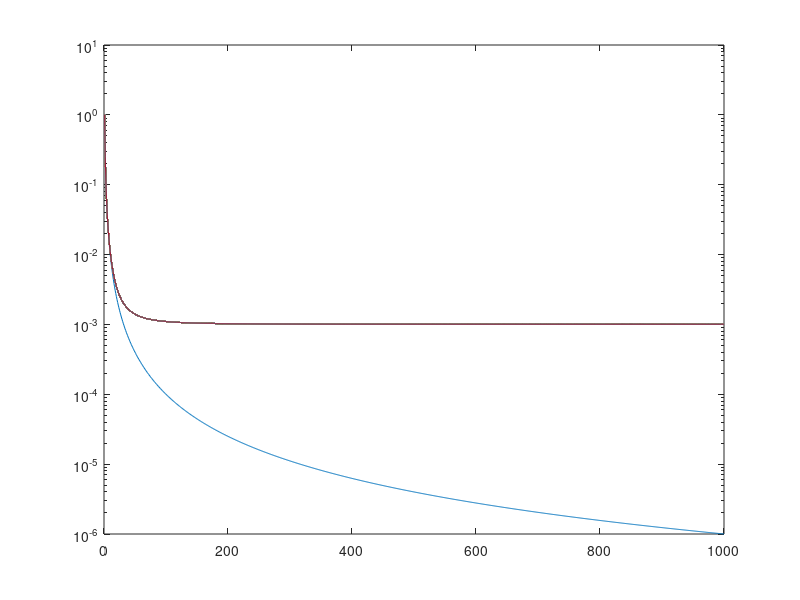

Write the MATLAB code that produced this figure. (Note: this script raises an error after producing the figure.)
clear all
close all
warning off

T = 1; dl = 20; s = 10;

decadimento=1;

switch decadimento
    case 0
        n = 1000;
        Q = randn(n,n); [Q,~] = qr(Q);
        g = linspace(1,n,n)';
        mi = 1e-2;
        G = diag((-g+g(n,1)+1)./g(n,1));
        A = Q*G*Q';
        figure(1)
        semilogy(diag(G))
        hold on 
        semilogy(diag(G)+mi*ones(n))

    case 1
        n = 1000;
        Q = randn(n,n); [Q,~] = qr(Q);
        g = linspace(1,n,n)';
        mi = 1e-3;
        G = diag(1./(g).^2);
        A = Q*G*Q';
        figure(1)
        semilogy(diag(G))
        hold on 
        semilogy(diag(G)+mi*ones(n))

    case 2
        n = 1000;
        Q = randn(n,n); [Q,~] = qr(Q);
        g = linspace(1,n,n)';
        mi = 1e-2;
        G = diag(1./sqrt(g));
        A = Q*G*Q';
        figure(1)
        semilogy(diag(G))
        hold on 
        semilogy(diag(G)+mi*ones(n))

    case 3
        n = 1000;
        Q = randn(n,n); [Q,~] = qr(Q);
        g = linspace(1,n,n)';
        mi = 1e-3;
        G = diag(exp(-g));
        A = Q*G*Q';
        figure(1)
        semilogy(diag(G))
        hold on 
        semilogy(diag(G)+mi*ones(n))

    case 4
        n = 1000;
        mi = 1e-4;
        kernel = @(x,y) ((norm(x)/n)^10 + (norm(y)/n)^10)^(0.1);
        data_matrix = orth(randn(n,n))*diag(1:n);
        A = build_kernel_matrix(data_matrix,kernel);
        [Q,G] = svd(A);
        G=diag(diag(G));
        A = Q*G*Q';
        figure(1)
        semilogy(diag(G))
        hold on 
        semilogy(diag(G)+mi*ones(n))

    case 5
        n = 1000;
        mi = 5e-6;
        alpha = 1; nu = 5/2;
        kernel = @(x,y) sqrt(pi)*((alpha*norm(x-y))^(nu)*besselk(nu,alpha*norm(x-y)))/(2^(nu-1)*alpha^(2*nu)*gamma(nu+0.5));
        data_matrix = 1/n*randn(n,n);

        for row = 1:n

            for column = 1:n

                if row == column
                
                    A(row,column) = sqrt(pi)*gamma(nu)/(gamma(nu + 1/2)*alpha^(2*nu));

                else

                    A(row,column) = kernel(data_matrix(:,row),data_matrix(:,column));

                end

            end
        
        end

        [Q,G] = svd(A);
        G=diag(diag(G));
        A = Q*G*Q';
        figure(1)
        semilogy(diag(G))
        hold on 
        semilogy(diag(G)+mi*ones(n))
end

% lgA = log(diag(G+mi*eye(n)));
lgA = logm(A+mi*eye(n));
ct = 0;
for l = [10 50 100 150 200]
    ct = ct+1;
    % Nystrom su inv(A)
    [iU,iLhat] = Nystrom(inv(A),l);  iLhat=inv(iLhat); ill = iLhat(l,l);
    iP = (ill+mi)^0.5*iU*(iLhat+mi*eye(l))^-0.5*iU' + (eye(n) - iU*iU');
    lgPiAPi = logm(iP*(A+mi*eye(n))*iP);

    % Nystrom su A
    [U,Lhat] = Nystrom(A,l);  ll = Lhat(l,l);
    P = (ll+mi)^0.5*U*(Lhat+mi*eye(l))^-0.5*U' + (eye(n) - U*U');
    lgPAP = logm(P*(A+mi*eye(n))*P);

    % combinazione dei due Nystrom
    V = [U(:,1:l/2) iU(:,1:l/2)];
    Lambdahat = diag([diag(Lhat(1:l/2,1:l/2)); diag(iLhat(1:l/2,1:l/2))]);
    Q = mi^0.5*V*(Lambdahat+mi*eye(l))^-0.5*V' + (eye(n) - V*V');
    lgQAQ = logm(Q*(A+mi*eye(n))*Q);

    N = 50000;

    for j=1:N
        v = randn(n,1);
        esA_G(j) = v'*lgA*v;
        esPiAPi_G(j) = v'*lgPiAPi*v;
        esPAP_G(j) = v'*lgPAP*v;
        esQAQ_G(j) = v'*lgQAQ*v;

        w = randsrc(n,1);
        esA_R(j) = w'*lgA*w;
        esPiAPi_R(j) = w'*lgPiAPi*w;
        esPAP_R(j) = w'*lgPAP*w;
        esQAQ_R(j) = w'*lgQAQ*w;

        z = unifrnd(-1,1,n,1);
        z = sqrt(n)*z/norm(z);
        esA_U(j) = z'*lgA*z;
        esPiAPi_U(j) = z'*lgPiAPi*z;
        esPAP_U(j) = z'*lgPAP*z;
        esQAQ_U(j) = z'*lgQAQ*z;
    end
    
    meanA_G = sum(esA_G(:))/N;
    varA_G(ct,1) = sum((esA_G-meanA_G).^2)/N;
    ctrlA_G(ct,1) = 2*norm(lgA,'fro')^2;
    
    meanPiAPi_G = sum(esPiAPi_G(:))/N;
    varPiAPi_G(ct,1) = sum((esPiAPi_G-meanPiAPi_G).^2)/N;
    ctrlPiAPi_G(ct,1) = 2*norm(lgPiAPi,'fro')^2;

    meanPAP_G = sum(esPAP_G(:))/N;
    varPAP_G(ct,1) = sum((esPAP_G-meanPAP_G).^2)/N;
    ctrlPAP_G(ct,1) = 2*norm(lgPAP,'fro')^2;

    meanQAQ_G = sum(esQAQ_G(:))/N;
    varQAQ_G(ct,1) = sum((esQAQ_G-meanQAQ_G).^2)/N;
    ctrlQAQ_G(ct,1) = 2*norm(lgQAQ,'fro')^2;
    

    meanA_R = sum(esA_R(:))/N;
    varA_R(ct,1) = sum((esA_R-meanA_R).^2)/N;
    ctrlA_R(ct,1) = 2*(norm(lgA,'fro')^2-norm(diag(lgA))^2);

    meanPiAPi_R = sum(esPiAPi_R(:))/N;
    varPiAPi_R(ct,1) = sum((esPiAPi_R-meanPiAPi_R).^2)/N;
    ctrlPiAPi_R(ct,1) = 2*(norm(lgPiAPi,'fro')^2-norm(diag(lgPiAPi))^2);

    meanPAP_R = sum(esPAP_R(:))/N;
    varPAP_R(ct,1) = sum((esPAP_R-meanPAP_R).^2)/N;
    ctrlPAP_R(ct,1) = 2*(norm(lgPAP,'fro')^2-norm(diag(lgPAP))^2);

    meanQAQ_R = sum(esQAQ_R(:))/N;
    varQAQ_R(ct,1) = sum((esQAQ_R-meanQAQ_R).^2)/N;
    ctrlQAQ_R(ct,1) = 2*(norm(lgQAQ,'fro')^2-norm(diag(lgQAQ))^2);


    meanA_U = sum(esA_U(:))/N;
    varA_U(ct,1) = sum((esA_U-meanA_U).^2)/N;
    ctrlA_U(ct,1) = (2*n/(2+n))*(norm(lgA,'fro')^2-1/n*trace(lgA)^2);

    meanPiAPi_U = sum(esPiAPi_U(:))/N;
    varPiAPi_U(ct,1) = sum((esPiAPi_U-meanPiAPi_U).^2)/N;
    ctrlPiAPi_U(ct,1) = (2*n/(2+n))*(norm(lgPiAPi,'fro')^2-1/n*trace(lgPiAPi)^2);

    meanPAP_U = sum(esPAP_U(:))/N;
    varPAP_U(ct,1) = sum((esPAP_U-meanPAP_U).^2)/N;
    ctrlPAP_U(ct,1) = (2*n/(2+n))*(norm(lgPAP,'fro')^2-1/n*trace(lgPAP)^2);

    meanQAQ_U = sum(esQAQ_U(:))/N;
    varQAQ_U(ct,1) = sum((esQAQ_U-meanQAQ_U).^2)/N;
    ctrlQAQ_U(ct,1) = (2*n/(2+n))*(norm(lgQAQ,'fro')^2-1/n*trace(lgQAQ)^2);

end

figure(2)
plot([10 50 100 150 200],varA_G,'o-g')
hold on
plot([10 50 100 150 200],ctrlA_G,'g')
hold on
plot([10 50 100 150 200],varPiAPi_G,'o-c')
hold on
plot([10 50 100 150 200],ctrlPiAPi_G,'c')
hold on
plot([10 50 100 150 200],varPAP_G,'o-r')
hold on
plot([10 50 100 150 200],ctrlPAP_G,'r')
hold on
plot([10 50 100 150 200],varQAQ_G,'o-b')
hold on
plot([10 50 100 150 200],ctrlQAQ_G,'b')
title('comparison of variances in case of Gaussian random vectors')
legend('emp var for $A$', 'true var for $A$', 'emp var for $(P_i^{\frac{1}{2}} (A + \mu I) P_i^{\frac{1}{2}})$', 'true var for $(P_i^{\frac{1}{2}} (A + \mu I) P_i^{\frac{1}{2}})$', 'emp var for $(P^{\frac{1}{2}} (A + \mu I) P^{\frac{1}{2}})$', 'true var for $(P^{\frac{1}{2}} (A + \mu I) P^{\frac{1}{2}})$', 'emp var for $(Q^{\frac{1}{2}} (A + \mu I) Q^{\frac{1}{2}})$', 'true var for $(Q^{\frac{1}{2}} (A + \mu I) Q^{\frac{1}{2}})$','interpreter','Latex','FontSize',10)
xlabel('rank of Nystrom')
ylabel('variance')

figure(3)
plot([10 50 100 150 200],varA_R,'o-g')
hold on
plot([10 50 100 150 200],ctrlA_R,'g')
hold on
plot([10 50 100 150 200],varPiAPi_R,'o-c')
hold on
plot([10 50 100 150 200],ctrlPiAPi_R,'c')
hold on
plot([10 50 100 150 200],varPAP_R,'o-r')
hold on
plot([10 50 100 150 200],ctrlPAP_R,'r')
hold on
plot([10 50 100 150 200],varQAQ_R,'o-b')
hold on
plot([10 50 100 150 200],ctrlQAQ_R,'b')

title('comparison of variances in case of Rademacher random vectors')
legend('emp var for $A$', 'true var for $A$', 'emp var for $(P_i^{\frac{1}{2}} (A + \mu I) P_i^{\frac{1}{2}})$', 'true var for $(P_i^{\frac{1}{2}} (A + \mu I) P_i^{\frac{1}{2}})$', 'emp var for $(P^{\frac{1}{2}} (A + \mu I) P^{\frac{1}{2}})$', 'true var for $(P^{\frac{1}{2}} (A + \mu I) P^{\frac{1}{2}})$', 'emp var for $(Q^{\frac{1}{2}} (A + \mu I) Q^{\frac{1}{2}})$', 'true var for $(Q^{\frac{1}{2}} (A + \mu I) Q^{\frac{1}{2}})$','interpreter','Latex','FontSize',10)
xlabel('rank of Nystrom')
ylabel('variance')

figure(4)
plot([10 50 100 150 200],varA_U,'o-g')
hold on
plot([10 50 100 150 200],ctrlA_U,'g')
hold on
plot([10 50 100 150 200],varPiAPi_U,'o-c')
hold on
plot([10 50 100 150 200],ctrlPiAPi_U,'c')
hold on
plot([10 50 100 150 200],varPAP_U,'o-r')
hold on
plot([10 50 100 150 200],ctrlPAP_U,'r')
hold on
plot([10 50 100 150 200],varQAQ_U,'o-b')
hold on
plot([10 50 100 150 200],ctrlQAQ_U,'b')
title('comparison of variances in case of Uniform random vectors')
legend('emp var for $A$', 'true var for $A$', 'emp var for $(P_i^{\frac{1}{2}} (A + \mu I) P_i^{\frac{1}{2}})$', 'true var for $(P_i^{\frac{1}{2}} (A + \mu I) P_i^{\frac{1}{2}})$', 'emp var for $(P^{\frac{1}{2}} (A + \mu I) P^{\frac{1}{2}})$', 'true var for $(P^{\frac{1}{2}} (A + \mu I) P^{\frac{1}{2}})$', 'emp var for $(Q^{\frac{1}{2}} (A + \mu I) Q^{\frac{1}{2}})$', 'true var for $(Q^{\frac{1}{2}} (A + \mu I) Q^{\frac{1}{2}})$','interpreter','Latex','FontSize',10)
xlabel('rank of Nystrom')
ylabel('variance')